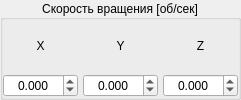
           <widget class="QGroupBox" name="groupBox">
            <property name="title">
             <string>Скорость вращения [об/сек]</string>
            </property>
            <property name="alignment">
             <set>Qt::AlignCenter</set>
            </property>
            <layout class="QVBoxLayout" name="verticalLayout_2">
             <property name="spacing">
              <number>0</number>
             </property>
             <property name="sizeConstraint">
              <enum>QLayout::SetMaximumSize</enum>
             </property>
             <property name="leftMargin">
              <number>0</number>
             </property>
             <property name="topMargin">
              <number>0</number>
             </property>
             <property name="rightMargin">
              <number>0</number>
             </property>
             <property name="bottomMargin">
              <number>0</number>
             </property>
             <item>
              <layout class="QGridLayout" name="gridLayout">
               <property name="horizontalSpacing">
                <number>5</number>
               </property>
               <property name="verticalSpacing">
                <number>2</number>
               </property>
               <item row="4" column="0">
                <widget class="QDoubleSpinBox" name="spinBox_X_speedRotate">
                 <property name="minimumSize">
                  <size>
                   <width>70</width>
                   <height>0</height>
                  </size>
                 </property>
                 <property name="maximumSize">
                  <size>
                   <width>16777215</width>
                   <height>16777215</height>
                  </size>
                 </property>
                 <property name="alignment">
                  <set>Qt::AlignCenter</set>
                 </property>
                 <property name="decimals">
                  <number>3</number>
                 </property>
                 <property name="minimum">
                  <double>-100.000000000000000</double>
                 </property>
                 <property name="maximum">
                  <double>100.000000000000000</double>
                 </property>
                 <property name="singleStep">
                  <double>0.100000000000000</double>
                 </property>
                </widget>
               </item>
               <item row="4" column="2">
                <widget class="QDoubleSpinBox" name="spinBox_Z_speedRotate">
                 <property name="alignment">
                  <set>Qt::AlignCenter</set>
                 </property>
                 <property name="decimals">
                  <number>3</number>
                 </property>
                 <property name="minimum">
                  <double>-100.000000000000000</double>
                 </property>
                 <property name="maximum">
                  <double>100.000000000000000</double>
                 </property>
                 <property name="singleStep">
                  <double>0.100000000000000</double>
                 </property>
                </widget>
               </item>
               <item row="0" column="1">
                <widget class="QLabel" name="l_rotate_y">
                 <property name="text">
                  <string>Y</string>
                 </property>
                 <property name="alignment">
                  <set>Qt::AlignCenter</set>
                 </property>
                </widget>
               </item>
               <item row="4" column="1">
                <widget class="QDoubleSpinBox" name="spinBox_Y_speedRotate">
                 <property name="alignment">
                  <set>Qt::AlignCenter</set>
                 </property>
                 <property name="decimals">
                  <number>3</number>
                 </property>
                 <property name="minimum">
                  <double>-100.000000000000000</double>
                 </property>
                 <property name="maximum">
                  <double>100.000000000000000</double>
                 </property>
                 <property name="singleStep">
                  <double>0.100000000000000</double>
                 </property>
                </widget>
               </item>
               <item row="0" column="2">
                <widget class="QLabel" name="l_rotate_z">
                 <property name="text">
                  <string>Z</string>
                 </property>
                 <property name="alignment">
                  <set>Qt::AlignCenter</set>
                 </property>
                </widget>
               </item>
               <item row="0" column="0">
                <widget class="QLabel" name="l_rotate_x">
                 <property name="text">
                  <string>X</string>
                 </property>
                 <property name="alignment">
                  <set>Qt::AlignCenter</set>
                 </property>
                </widget>
               </item>
              </layout>
             </item>
            </layout>
           </widget>
